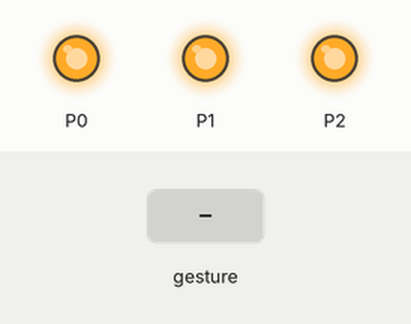
This program was run on a simulated BBC micro:bit running MicroPython. Shown: output pins drawn as LEDs (lit = HIGH). The test bench sets the inputs (shaded band). A tilt is held for 1.5 s and a shake lasts 1 s, then the board lies face up again.

Above: at 1.2 s.
1.3 s: gesture 'up'
At 2.3 s:
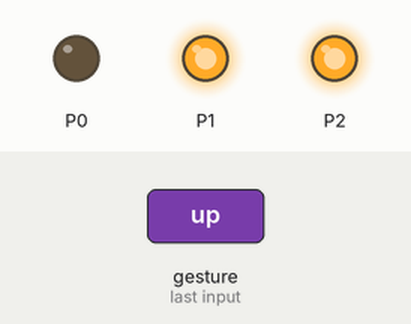
4.3 s: gesture 'left'
At 4.8 s:
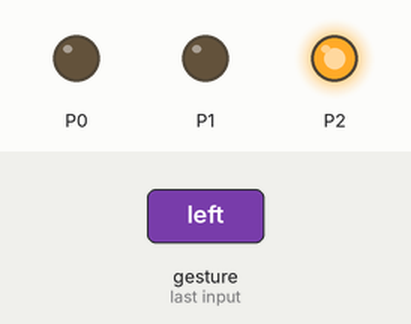
7.3 s: gesture 'face down'
At 8.3 s:
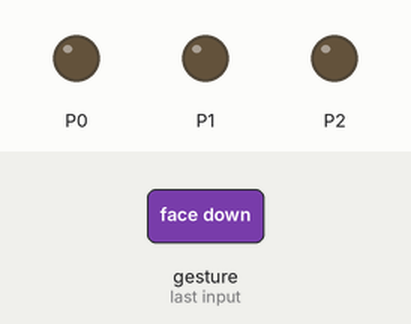
Timing chart, 0 to 10.4 s (numbered marks = the images above; inputs shaded):
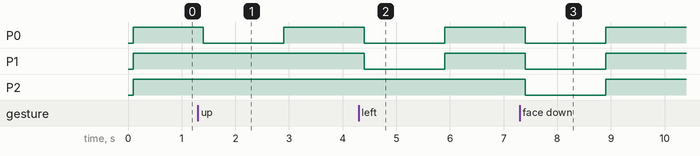

The program:

____.py
```python
from microbit import *
while True:
    gesture = accelerometer.current_gesture()
    if gesture == "face up":
      pin0.write_digital(1)
      pin1.write_digital(1)
      pin2.write_digital(1)
    elif gesture == "face down":
      pin0.write_digital(0)
      pin1.write_digital(0)
      pin2.write_digital(0)
    elif gesture == "left":
      pin0.write_digital(0)
      pin1.write_digital(0)
      pin2.write_digital(1)
    elif gesture == "right":
      pin0.write_digital(0)
      pin1.write_digital(1)
      pin2.write_digital(0)
    elif gesture == "down":
      pin0.write_digital(1)
      pin1.write_digital(0)
      pin2.write_digital(0)
    elif gesture == "up":
      pin0.write_digital(0)
      pin1.write_digital(1)
      pin2.write_digital(1)
    elif gesture == "freefall":
      pin0.write_digital(1)
      pin1.write_digital(1)
      pin2.write_digital(0)

'''
学习目标：

这节课学习手势控制，当我们下载好程序以后，握住micro:bit，
利用mirco:bit的重力感应实现做出不同的手势来控制灯的颜色以及亮和灭，
当我们把micro:bit拿起来并且点阵靠上时亮起由红绿蓝组成的白光，另外做不同的手势还能亮出红、绿、蓝等其他颜色。

程序中使用了while循环，使得程序一直处于逻辑判断中，不会停止。
如果手势是手心向上，使用手心朝上的手势，七彩灯亮白光，
使用手心朝下的手势，七彩灯灭掉，手心向左倾斜，七彩灯亮蓝光，手心向右倾斜，七彩灯亮绿光，手心向下倾斜，七彩灯亮红光，micro:bit做自由落地动作，七彩灯显示紫光。

micro：bit能够识别的手势有上、下、左、右、面朝下、面朝下，自由落体，3 g，6 g，8 g，摇。手势值的在程序中的表示依次是up, down, left, right, face up, face down,freefall, 3g, 6g, 8g, shake。
'''
```

Measured:
- after the input at 1.3 s, P0: HIGH → LOW after 0.10 s, → HIGH 1.5 s later
- after the input at 4.3 s, P0, P1: HIGH → LOW after 0.10 s, → HIGH 1.5 s later
- after the input at 7.3 s, P0–2: HIGH → LOW after 0.10 s, → HIGH 1.5 s later
